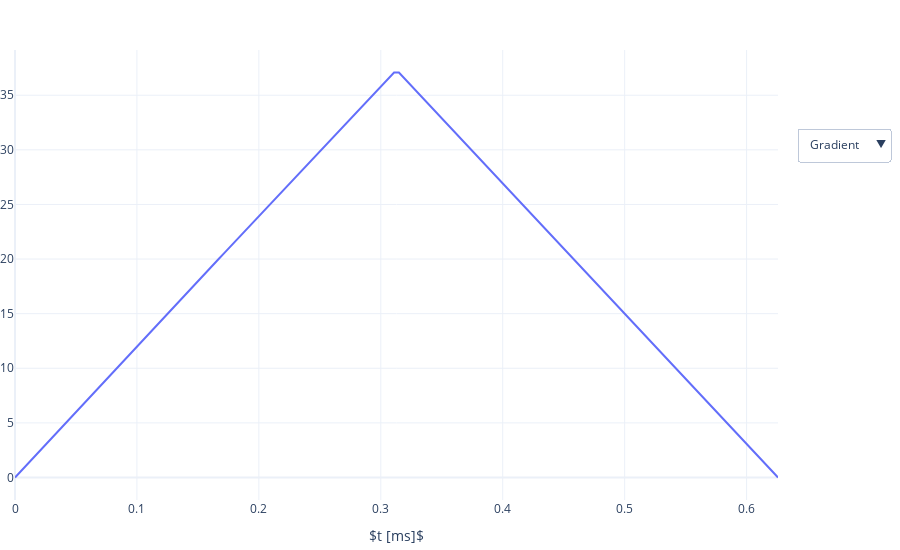

Notebook code for this chart:
### Code cell
params = {}
params['mode'] = 'free' # Free mode indicates we are in a feasibility search, i.e. no objective function
params['dt'] = 4e-6     # Raster time of the gradient waveform being optimized
params['gmax'] = 50     # Maximum gradient amplitude, mT/m
params['smax'] = 120.0  # Maximum slew rate, mT/m/ms 
params['moment_params'] = [[0, 0, 0, -1, -1, 11.75, 1.0e-3]] # Constraining for M0 = 11.75 with a tolerance of 1.0e-3


G, T_min = get_min_TE(params, max_TE = 2, verbose = 1)
print('Waveform duration =', round(T_min,2), 'ms')
plot_waveform_interactive(G, params, plot_moments = True, plot_eddy = False, plot_pns = False, plot_slew = True)

### Figure 1 — Plotly figure (JSON) as saved in the notebook; plotly's stock layout.template omitted (floating-point values rounded to 4 significant figures; data arrays with more than 128 entries replaced by an {"elided": "..."} marker saying what was removed)
{"data": [{"showlegend": false, "type": "scatter", "x": {"elided": "158 float values"}, "y": {"elided": "158 float values"}}, {"showlegend": false, "type": "scatter", "visible": false, "x": {"elided": "157 float values"}, "y": {"elided": "157 float values"}}, {"name": "$M_{0}$", "type": "scatter", "visible": false, "x": {"elided": "158 float values"}, "y": {"elided": "158 float values"}}, {"name": "$M_{1}$", "type": "scatter", "visible": false, "x": {"elided": "158 float values"}, "y": {"elided": "158 float values"}}, {"name": "$M_{2}$", "type": "scatter", "visible": false, "x": {"elided": "158 float values"}, "y": {"elided": "158 float values"}}], "layout": {"autosize": false, "height": 550, "margin": {"b": 50, "l": 0, "r": 50, "t": 50}, "title": {}, "updatemenus": [{"active": 0, "buttons": [{"args": [{"showlegend": false, "visible": [true, false, false, false, false]}, {"shapes": [], "xaxis": {"title": "$t [ms]$"}}], "label": "Gradient", "method": "update"}, {"args": [{"showlegend": false, "visible": [false, true, false, false, false]}, {"shapes": [], "xaxis": {"title": "$t [ms]$"}}], "label": "Slew", "method": "update"}, {"args": [{"showlegend": true, "visible": [false, false, true, true, true]}, {"shapes": [{"line": {"color": "#777777", "dash": "dash", "width": 1}, "type": "line", "x0": 0, "x1": 0.6258, "y0": 0, "y1": 0}], "xaxis": {"title": "$Time [ms]$"}}], "label": "Moments", "method": "update"}], "direction": "down", "pad": {"r": 10, "t": 10}, "showactive": true, "x": 1.025, "xanchor": "left", "y": 0.85, "yanchor": "top"}], "width": 900, "xaxis": {"title": {"text": "$t [ms]$"}}}}
